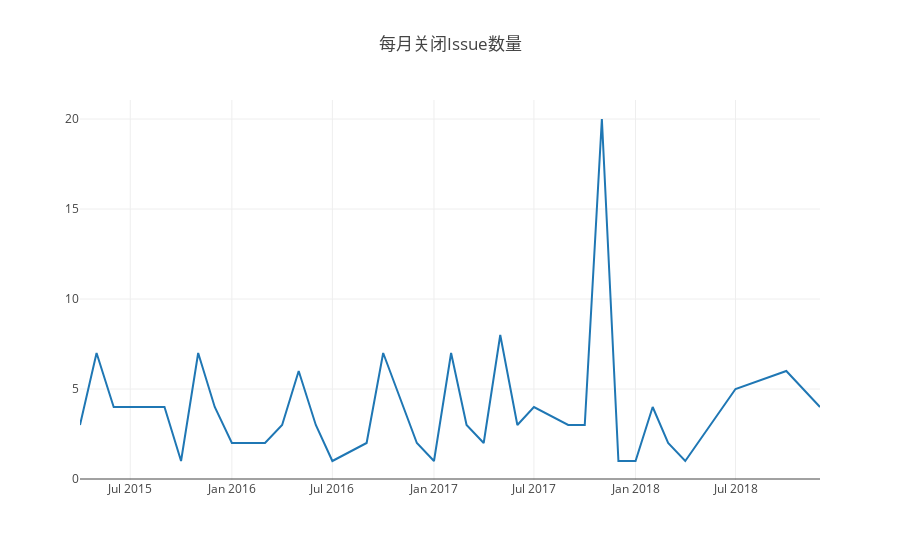

The notebook cell this image was saved under:
### Code cell
var startYear = 2015,
  endYear = 2021;
var years = [];
var repo_id = 23141830;
var query = openDigger.driver.clickhouse.query;
for (var y = startYear; y <= endYear; y++) years.push(y);
console.log('2.2.2 - - - - - - - - - ');
Promise.all(
  years.map((year) => {
    return query(`
    select issue_created_at
    from github_log.year${year}
    where repo_id=${repo_id} and type = 'IssuesEvent' and action = 'opened'
    `);
  })
).then((data) => {
  const tmp = {};
  let issumeAverageDuration = 0;
  for (let i = 0; i < data.length; i++) {
    for (let j = 0; j < data[i].length; j++) {
      if (data[i][j].issue_created_at.slice(0, 4) !== "1970") { 
        if (tmp.hasOwnProperty(data[i][j].issue_created_at.slice(0, 7))) {
          tmp[data[i][j].issue_created_at.slice(0, 7)] += 1;
        } else {
          tmp[data[i][j].issue_created_at.slice(0, 7)] = 1;
        }
      }
    }
  }
  const ordered = Object.fromEntries(Object.entries(tmp).sort());
  let timeArray = [];
  let countArray = [];
  for (const key in ordered) {
    timeArray.push(key);
    countArray.push(ordered[key]);
  }
    for (let i = 0; i < timeArray.length; i++) {
    console.log("年月: " + timeArray[i]);
    console.log("当月关闭Issue个数: " + countArray[i]);
  }
  var data = [
    {
      x: timeArray,
      y: countArray,
      type: "scatter",
    },
  ];
  openDigger.render.plotly(data, { title: "每月关闭Issue个数" });
});

### Figure 1 — Plotly figure (JSON) as saved in the notebook; plotly's stock layout.template omitted (floating-point values rounded to 4 significant figures)
{"data": [{"type": "scatter", "x": ["2015-04", "2015-05", "2015-06", "2015-09", "2015-10", "2015-11", "2015-12", "2016-01", "2016-03", "2016-04", "2016-05", "2016-06", "2016-07", "2016-09", "2016-10", "2016-12", "2017-01", "2017-02", "2017-03", "2017-04", "2017-05", "2017-06", "2017-07", "2017-09", "2017-10", "2017-11", "2017-12", "2018-01", "2018-02", "2018-03", "2018-04", "2018-07", "2018-10", "2018-12"], "y": [3, 7, 4, 4, 1, 7, 4, 2, 2, 3, 6, 3, 1, 2, 7, 2, 1, 7, 3, 2, 8, 3, 4, 3, 3, 20, 1, 1, 4, 2, 1, 5, 6, 4]}], "layout": {"autosize": true, "title": {"text": "每月关闭Issue数量"}, "xaxis": {"autorange": true, "range": ["2015-04-01", "2018-12-01"], "type": "date"}, "yaxis": {"autorange": true, "range": [-0.05556, 21.06], "type": "linear"}}}
